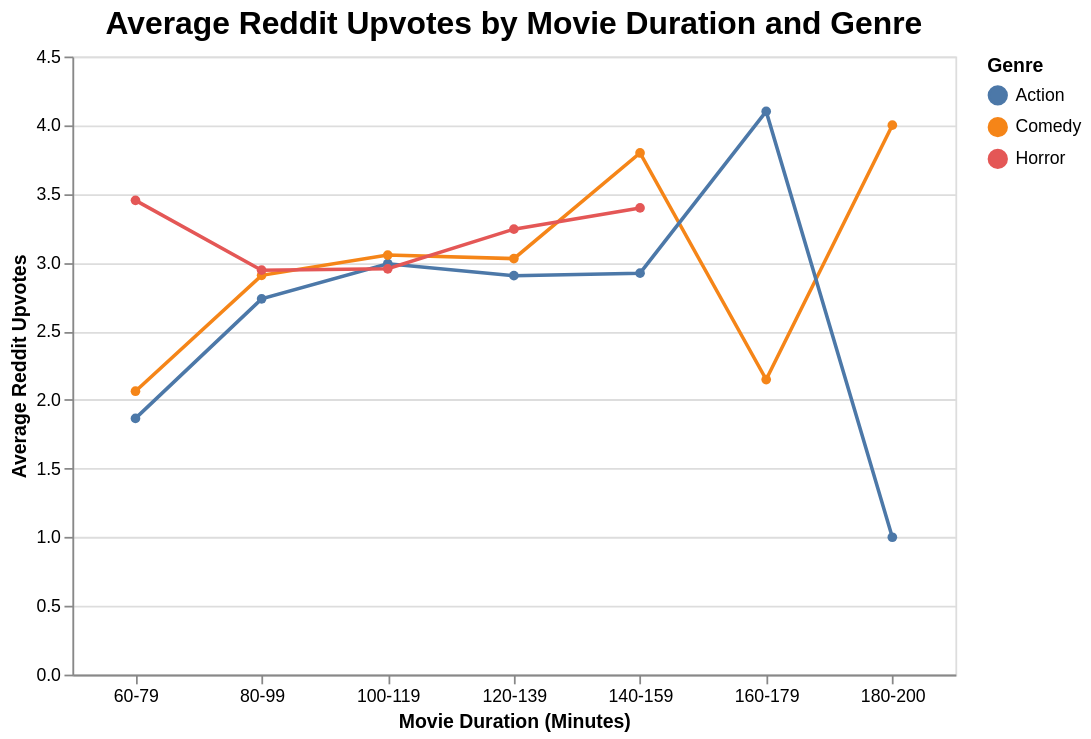

The code cell stored with this chart in its notebook:
### Code cell
# RQ3 Visualization

duration_order = ["60-79", "80-99", "100-119", "120-139", "140-159", "160-179", "180-200"]

rq3_viz = (
    alt.Chart(df3)
    .mark_line(point=True)
    .encode(
        x=alt.X(
            "duration_bin:N",
            title="Movie Duration (Minutes)",
            sort=duration_order,
            axis=alt.Axis(labelAngle=0)
        ),
        y=alt.Y(
            "avg_upvotes:Q",
            title="Average Reddit Upvotes"
        ),
        color=alt.Color(
            "genre:N",
            title="Genre",
            legend=alt.Legend(orient="right")
        )
    )
    .properties(
        width=500,
        height=350,
        title=alt.TitleParams(
            text="Average Reddit Upvotes by Movie Duration and Genre",
            anchor="middle",
            fontSize=18
        )
    )
)

rq3_viz

### Figure 1 — Vega-Lite specification as saved in the notebook (floating-point values rounded to 4 significant figures)
{"config": {"view": {"continuousWidth": 300, "continuousHeight": 300}}, "data": {"name": "data-d10ae5087d71a723b920b24a00a6ab9d"}, "mark": {"type": "line", "point": true}, "encoding": {"color": {"field": "genre", "legend": {"orient": "right"}, "title": "Genre", "type": "nominal"}, "x": {"axis": {"labelAngle": 0}, "field": "duration_bin", "sort": ["60-79", "80-99", "100-119", "120-139", "140-159", "160-179", "180-200"], "title": "Movie Duration (Minutes)", "type": "nominal"}, "y": {"field": "avg_upvotes", "title": "Average Reddit Upvotes", "type": "quantitative"}}, "height": 350, "title": {"text": "Average Reddit Upvotes by Movie Duration and Genre", "anchor": "middle", "fontSize": 18}, "width": 500, "$schema": "https://vega.github.io/schema/vega-lite/v5.20.1.json", "datasets": {"data-d10ae5087d71a723b920b24a00a6ab9d": [{"avg_upvotes": 2.063, "genre": "Comedy", "duration_bin": "60-79"}, {"avg_upvotes": 2.923, "genre": "Action", "duration_bin": "140-159"}, {"avg_upvotes": 3.029, "genre": "Comedy", "duration_bin": "120-139"}, {"avg_upvotes": 1.865, "genre": "Action", "duration_bin": "60-79"}, {"avg_upvotes": 3.453, "genre": "Horror", "duration_bin": "60-79"}, {"avg_upvotes": 1.0, "genre": "Action", "duration_bin": "180-200"}, {"avg_upvotes": 2.904, "genre": "Action", "duration_bin": "120-139"}, {"avg_upvotes": 3.798, "genre": "Comedy", "duration_bin": "140-159"}, {"avg_upvotes": 2.992, "genre": "Action", "duration_bin": "100-119"}, {"avg_upvotes": 2.907, "genre": "Comedy", "duration_bin": "80-99"}, {"avg_upvotes": 2.736, "genre": "Action", "duration_bin": "80-99"}, {"avg_upvotes": 2.954, "genre": "Horror", "duration_bin": "100-119"}, {"avg_upvotes": 4.1, "genre": "Action", "duration_bin": "160-179"}, {"avg_upvotes": 2.148, "genre": "Comedy", "duration_bin": "160-179"}, {"avg_upvotes": 3.054, "genre": "Comedy", "duration_bin": "100-119"}, {"avg_upvotes": 3.398, "genre": "Horror", "duration_bin": "140-159"}, {"avg_upvotes": 4.0, "genre": "Comedy", "duration_bin": "180-200"}, {"avg_upvotes": 3.243, "genre": "Horror", "duration_bin": "120-139"}, {"avg_upvotes": 2.944, "genre": "Horror", "duration_bin": "80-99"}]}}
